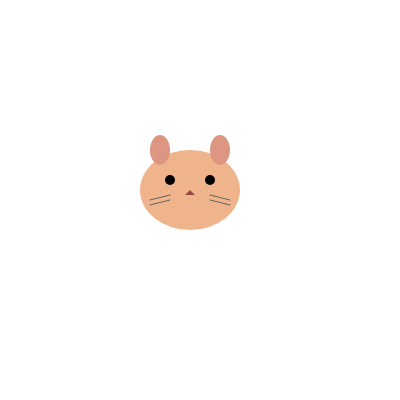
Frame 1 (no input)
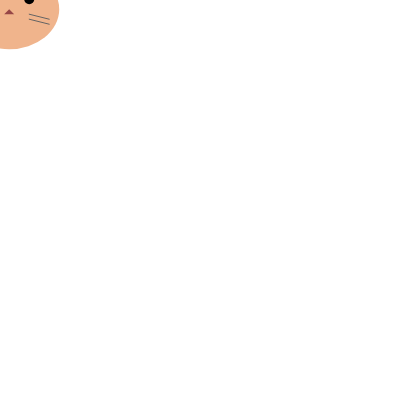
Frame 60 (no input)
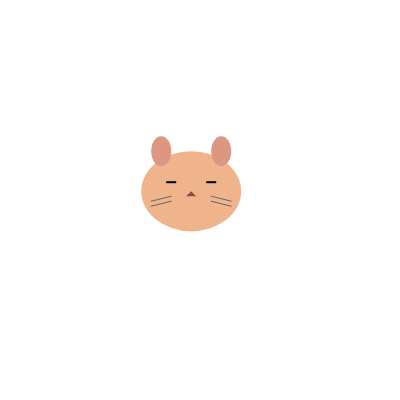
Frame 120 (the mouse pressed at the canvas centre since frame 60)

The p5.js sketch that drew these frames (run headless with seeded random() and noise() and a simulated clock; from frame 60 on, the mouse is pressed at the canvas centre):

// p5.js sketch
// ── sketch.js
let guineaPig;
let blinkTimer = 0;
let isBlinking = false;

function setup() {
  createCanvas(400, 400);
  guineaPig = new GuineaPig(width / 2, height / 2);
}

function draw() {
  background(255);
  guineaPig.update();
  guineaPig.display();
}

class GuineaPig {
  constructor(x, y) {
    this.pos = createVector(x, y);
    this.target = createVector(x, y);
  }

  update() {
    this.target.set(mouseX, mouseY);
    this.pos.lerp(this.target, 0.05);

    if (frameCount % 120 === 0) {
      isBlinking = true;
      blinkTimer = frameCount;
    }
    if (frameCount - blinkTimer > 10) {
      isBlinking = false;
    }
  }

  display() {
    push();
    translate(this.pos.x, this.pos.y);
    noStroke(); // 모든 도형 외곽선 제거

    // 몸통
    fill(240, 180, 140);
    ellipse(0, 0, 100, 80);

    // 귀
    fill(220, 150, 130);
    ellipse(-30, -40, 20, 30);
    ellipse(30, -40, 20, 30);

    // 눈
    fill(0);
    if (!isBlinking) {
      ellipse(-20, -10, 10, 10);
      ellipse(20, -10, 10, 10);
    } else {
      rect(-25, -10, 10, 2);
      rect(15, -10, 10, 2);
    }

    // 코
    fill(150, 70, 70);
    triangle(0, 0, -5, 5, 5, 5);

    // 수염 (선은 유지)
    stroke(100);
    strokeWeight(1);
    line(-20, 5, -40, 10);
    line(-20, 10, -40, 15);
    line(20, 5, 40, 10);
    line(20, 10, 40, 15);

    pop();
  }
}
